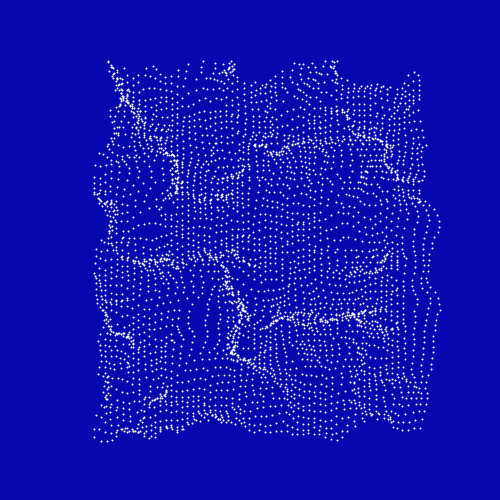
Frame 1 (no input)
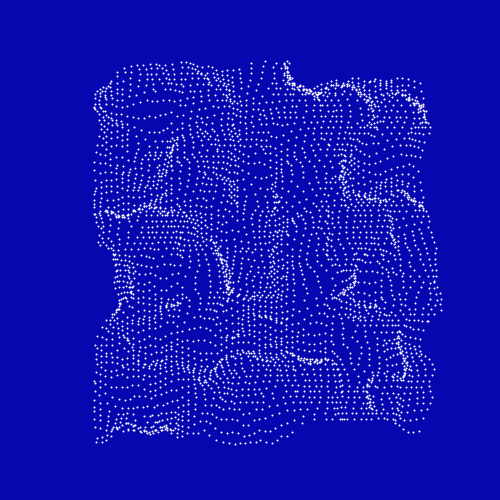
Frame 60 (the mouse pressed at the canvas centre just before this capture)
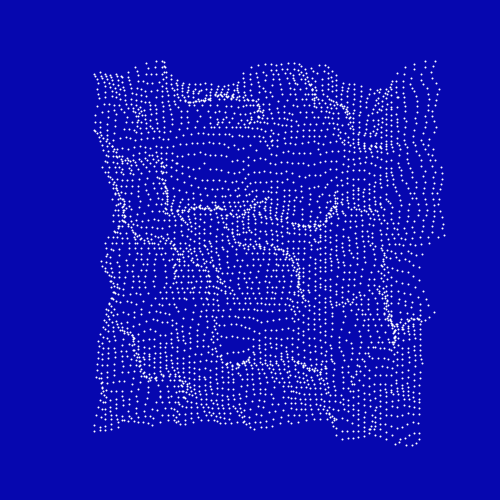
Frame 120 (the mouse held since frame 60 and released just before this capture)

The Processing sketch that drew these frames (run headless with seeded random() and noise(); from frame 60 on, the mouse is pressed at the canvas centre):

// Processing sketch: sketch_28032017
// ── sketch_28032017.pde
float inc = 0.1;
float scl = 11;
float cols, rows;
float angle;
float zoff= 0;
void setup(){
  size(500,500);
  smooth();
  cols = floor(width/scl);
  rows = floor(height/scl);
}

void draw(){
  background(6,7,175);
  float yoff = 0;
  for(float y = 7; y< rows-5; y+=0.5){
    float xoff = 0;
    for(float x = 10; x< cols-5; x+=0.5){
      float index = (x+y*width)*4;
      float angle = noise(xoff,yoff, zoff)*TWO_PI;
      PVector v = PVector.fromAngle(angle);
      xoff+=inc;
      stroke(255);
      pushMatrix();
      beginShape(POINTS);
      translate(x * scl, y * scl);
      strokeWeight(2);
      rotate(v.heading());
      //line(0,0,scl,0);
      vertex(scl,scl);
      endShape();
      popMatrix();
    }
    yoff +=inc;
    zoff += 0.001;
  }
}
